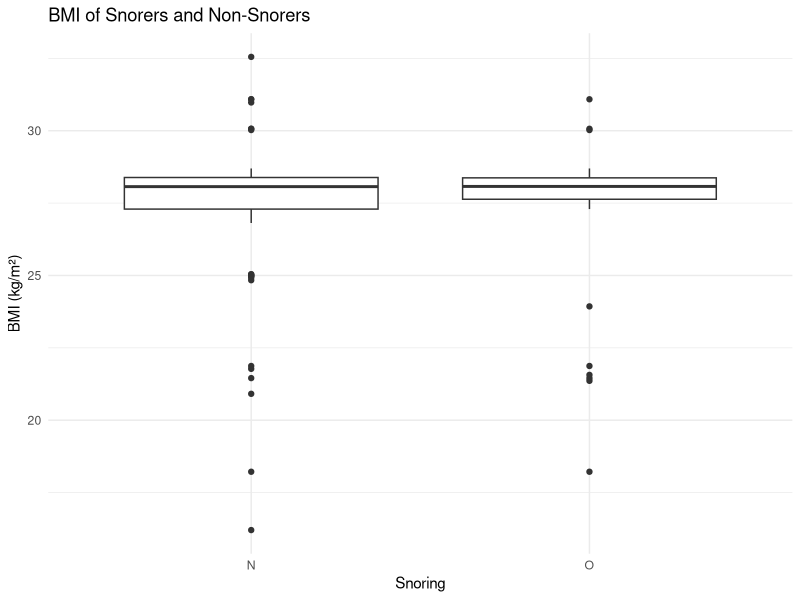

This chart was generated by the following R code:
## ---- chunk 1

library(tidyverse)

# 1.Import the data

snore <- read_delim("../data/snore copy.csv") # delim seperates the columns correctly 

# View the first 6 rows to make sure it was imported correctly 
head(snore)
## ---- chunk 2

# 1. Create BMI variable: create a new column BMI with the height m 
snore <- snore %>% mutate(BMI = weight / (height / 100)^2) # mutate adds a new column BMI 

head(snore)

## ---- chunk 3
# 2. # Visualize BMI distribution: boxplot before deciding the type of statistical test

ggplot(snore, aes(x = snore, y = BMI)) +
  geom_boxplot() +
  labs(title = "BMI of Snorers and Non-Snorers", x = "Snoring", y = "BMI (kg/m²)") +
  theme_minimal()
## ---- chunk 4

# 3. Descriptive statistics table
snore %>% group_by(snore) %>%
  summarise(mean_BMI = mean(BMI), median_BMI = median(BMI), sd_BMI = sd(BMI), n = n())
## ---- chunk 5
# 4. Check the normality of BMI in both groups using Shapiro-Wilk test.

# a) Check normality of BMI for non-snorers
shapiro.test(snore$BMI[snore$snore == "N"]) # take the BMI column only for the rows where snore = no 

# b) Check normality of BMI for snorers
shapiro.test(snore$BMI[snore$snore == "O"]) # take the BMI column only for the rows where snore = yes

## ---- chunk 6

# 5. Run the Wilcoxon rank-sum test on BMI 

wilcox.test(BMI ~ snore, data = snore)
